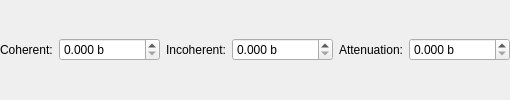
               <widget class="QWidget" name="page_4">
                <layout class="QHBoxLayout" name="horizontalLayout_7">
                 <property name="leftMargin">
                  <number>0</number>
                 </property>
                 <property name="topMargin">
                  <number>0</number>
                 </property>
                 <property name="rightMargin">
                  <number>0</number>
                 </property>
                 <property name="bottomMargin">
                  <number>0</number>
                 </property>
                 <item>
                  <widget class="QLabel" name="lbCoherentXSection_2">
                   <property name="text">
                    <string>Coherent:</string>
                   </property>
                  </widget>
                 </item>
                 <item>
                  <widget class="QDoubleSpinBox" name="spCanCoherentXSection">
                   <property name="suffix">
                    <string> b</string>
                   </property>
                   <property name="decimals">
                    <number>3</number>
                   </property>
                   <property name="maximum">
                    <double>1000000.000000000000000</double>
                   </property>
                   <property name="singleStep">
                    <double>0.100000000000000</double>
                   </property>
                  </widget>
                 </item>
                 <item>
                  <widget class="QLabel" name="lbIncoherentXSection_2">
                   <property name="text">
                    <string>Incoherent:</string>
                   </property>
                  </widget>
                 </item>
                 <item>
                  <widget class="QDoubleSpinBox" name="spCanIncoherentXSection">
                   <property name="suffix">
                    <string> b</string>
                   </property>
                   <property name="decimals">
                    <number>3</number>
                   </property>
                   <property name="maximum">
                    <double>1000000.000000000000000</double>
                   </property>
                   <property name="singleStep">
                    <double>0.100000000000000</double>
                   </property>
                  </widget>
                 </item>
                 <item>
                  <widget class="QLabel" name="lbAttenuationXSection_2">
                   <property name="text">
                    <string>Attenuation:</string>
                   </property>
                  </widget>
                 </item>
                 <item>
                  <widget class="QDoubleSpinBox" name="spCanAttenuationXSection">
                   <property name="suffix">
                    <string> b</string>
                   </property>
                   <property name="decimals">
                    <number>3</number>
                   </property>
                   <property name="maximum">
                    <double>1000000.000000000000000</double>
                   </property>
                   <property name="singleStep">
                    <double>0.100000000000000</double>
                   </property>
                  </widget>
                 </item>
                </layout>
               </widget>
